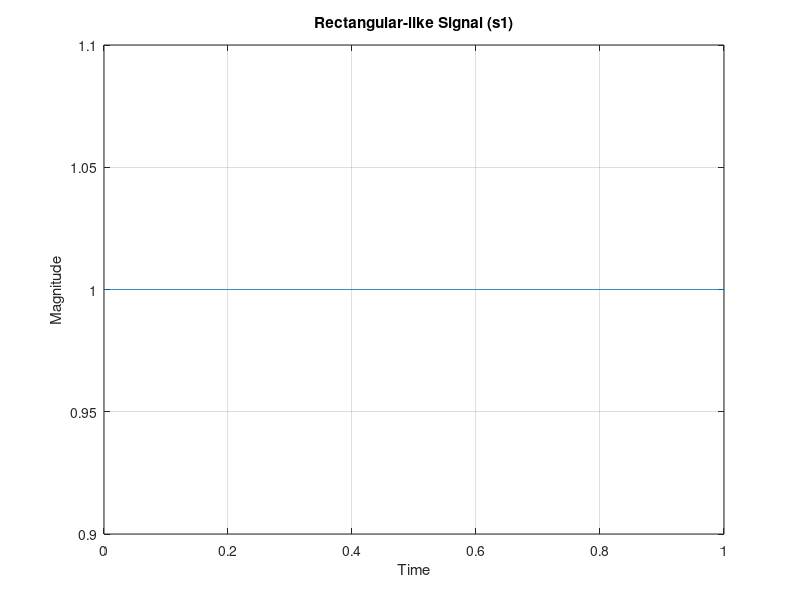
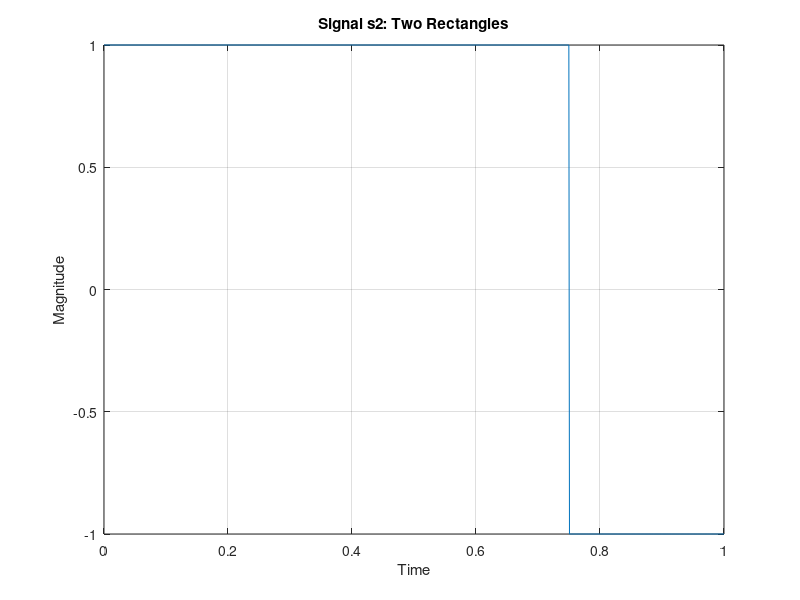

Write the MATLAB code that produced these figures, in order.

%%%%%%%%%%%%%%%%%%%%%%%%%%%%%%%%%%%%%%%%%%
%%%%%%%%%%%%%%%%%%%%%%%%%%%%%%%%%%%%%%%%%%
% Generate s1 and s2
%%%%%%%%%%%%%%%%%%%%%%%%%%%%%%%%%%%%%%%%%%
% Generate the time vector
t = linspace(0, 1, 1000); % Adjust the number of points (1000) as needed

% Generate the rectangular-like signal
s1 = ones(size(t)); % Magnitude of 1

% Generate the first rectangle
rect1 = ones(size(t)); % Magnitude of 1
rect1(t > 0.75) = 0; % Set values after 0.75 to 0

% Generate the second rectangle
rect2 = -1 * ones(size(t)); % Magnitude of -1
rect2(t <= 0.75) = 0; % Set values before or at 0.75 to 0

% Combine the rectangles to form the signal
s2 = rect1 + rect2;

% Plot the signal
figure;
plot(t, s1);
xlabel('Time');
ylabel('Magnitude');
title('Rectangular-like Signal (s1)');
grid on;

% Plot the signal
figure;
plot(t, s2);
xlabel('Time');
ylabel('Magnitude');
title('Signal s2: Two Rectangles');
grid on;

%%%%%%%%%%%%%%%%%%%%%%%%%%%%%%%%%%%%%%%%%%
%%%%%%%%%%%%%%%%%%%%%%%%%%%%%%%%%%%%%%%%%%